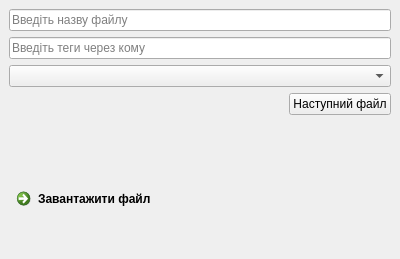
<?xml version="1.0" encoding="UTF-8"?>
<ui version="4.0">
 <class>MainWindow</class>
 <widget class="QMainWindow" name="MainWindow">
  <property name="geometry">
   <rect>
    <x>0</x>
    <y>0</y>
    <width>400</width>
    <height>259</height>
   </rect>
  </property>
  <property name="windowTitle">
   <string>MainWindow</string>
  </property>
  <widget class="QWidget" name="centralwidget">
   <layout class="QVBoxLayout" name="verticalLayout">
    <item>
     <widget class="QLineEdit" name="filename_edit">
      <property name="placeholderText">
       <string>Введіть назву файлу</string>
      </property>
     </widget>
    </item>
    <item>
     <widget class="QLineEdit" name="tagsEdit">
      <property name="placeholderText">
       <string>Введіть теги через кому</string>
      </property>
     </widget>
    </item>
    <item>
     <widget class="QComboBox" name="folders_list"/>
    </item>
    <item>
     <layout class="QHBoxLayout" name="horizontalLayout">
      <item>
       <spacer name="horizontalSpacer">
        <property name="orientation">
         <enum>Qt::Horizontal</enum>
        </property>
        <property name="sizeHint" stdset="0">
         <size>
          <width>40</width>
          <height>20</height>
         </size>
        </property>
       </spacer>
      </item>
      <item>
       <widget class="QPushButton" name="pushButton">
        <property name="text">
         <string>Наступний файл</string>
        </property>
       </widget>
      </item>
     </layout>
    </item>
    <item>
     <widget class="QLabel" name="alertLabel">
      <property name="text">
       <string/>
      </property>
      <property name="alignment">
       <set>Qt::AlignCenter</set>
      </property>
     </widget>
    </item>
    <item>
     <spacer name="verticalSpacer">
      <property name="orientation">
       <enum>Qt::Vertical</enum>
      </property>
      <property name="sizeHint" stdset="0">
       <size>
        <width>20</width>
        <height>40</height>
       </size>
      </property>
     </spacer>
    </item>
    <item>
     <widget class="QCommandLinkButton" name="upload_file">
      <property name="text">
       <string>Завантажити файл</string>
      </property>
      <property name="icon">
       <iconset resource="logo.qrc">
        <normaloff>:/:/newPrefix/logo1.png/plus.png</normaloff>:/:/newPrefix/logo1.png/plus.png</iconset>
      </property>
      <property name="iconSize">
       <size>
        <width>40</width>
        <height>40</height>
       </size>
      </property>
     </widget>
    </item>
    <item>
     <spacer name="verticalSpacer_2">
      <property name="orientation">
       <enum>Qt::Vertical</enum>
      </property>
      <property name="sizeHint" stdset="0">
       <size>
        <width>20</width>
        <height>16</height>
       </size>
      </property>
     </spacer>
    </item>
   </layout>
  </widget>
  <widget class="QMenuBar" name="menubar">
   <property name="geometry">
    <rect>
     <x>0</x>
     <y>0</y>
     <width>400</width>
     <height>26</height>
    </rect>
   </property>
  </widget>
 </widget>
 <resources>
  <include location="logo.qrc"/>
 </resources>
 <connections/>
</ui>
